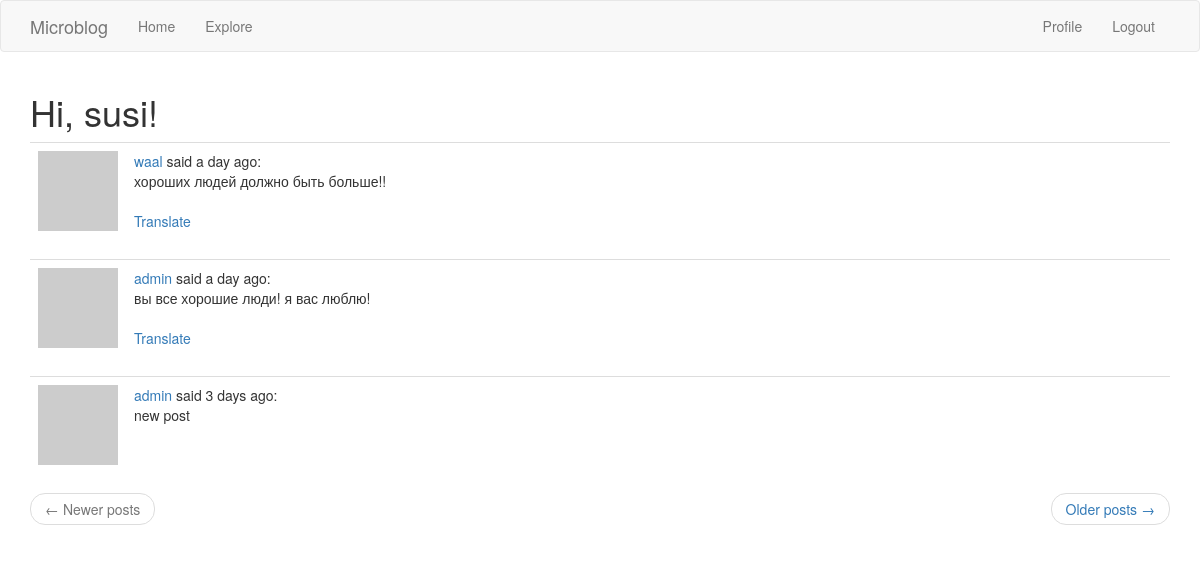
Screenshot of /explore (signed in) with the database file from the repository.
### app/models.py (models this page shows, shortened)
class User(db.Model, UserMixin):
    id = db.Column(db.Integer, primary_key=True)
    username = db.Column(db.String(64), index=True, unique=True)
    email = db.Column(db.String(120), index=True, unique=True)
    password_hash = db.Column(db.String(128))
    about_me = db.Column(db.String(256))
    last_seen = db.Column(db.DateTime, default=datetime.utcnow)
    posts = db.relationship('Post', backref='author', lazy='dynamic')
    """followers.c.follower_id «c» — это атрибут таблиц SQLAlchemy,
    которые не определены как модели. Для этих таблиц столбцы таблицы
    отображаются как субатрибуты этого атрибута «c»."""
    followed = db.relationship(
        'User', secondary=followers,
        primaryjoin=(followers.c.follower_id == id),
        secondaryjoin=(followers.c.followed_id == id),
        backref=db.backref('followers', lazy='dynamic'), lazy='dynamic')
    """ рассмотрим все аргументы вызова db.relationship() один за другим:

'User' — это правая сторона связи (левая сторона — это родительский класс).
Поскольку это самореферентное отношение, я должен использовать тот же класс
 с обеих сторон.

secondary кофигурирует таблицу ассоциаций, которая используется для этой
связи, которую я определил прямо над этим классом.

primaryjoin указывает условие, которое связывает объект левой стороны
(follower user) с таблицей ассоциаций. Условием объединения для левой
стороны связи является идентификатор пользователя, соответствующий полю
follower_id таблицы ассоциаций. Выражение followers.c.follower_id ссылается
на столбец follower_id таблицы ассоциаций.

secondaryjoin определяет условие, которое связывает объект правой стороны
 (followed user) с таблицей ассоциаций. Это условие похоже на primaryjoin,
  с той лишь разницей, что теперь я использую followed_id, который является
  другим внешним ключом в таблице ассоциаций.

backref определяет, как эта связь будет доступна из правой части объекта.
С левой стороны отношения пользователи называются followed, поэтому с
правой стороны я буду использовать имя followers, чтобы представить
всех пользователей левой стороны, которые связаны с целевым пользователем
в правой части. Дополнительный lazy аргумент указывает режим выполнения
этого запроса. Режим dynamic настройки запроса не позволяет запускаться
до тех пор, пока не будет выполнен конкретный запрос, что также связано
с тем, как установлено отношения «один ко многим».

-lazy похож на параметр с тем же именем в backref, но этот относится
к левой, а не к правой стороне.
"""
    def avatar(self, size=80):
        digest = md5(self.email.lower().encode('utf-8')).hexdigest()
        return 'https://www.gravatar.com/avatar/{}?d=identicon&s={}'.format(
            digest, size)

class Post(db.Model):
    id = db.Column(db.Integer, primary_key=True)
    body = db.Column(db.String(140))
    timestamp = db.Column(db.DateTime, index=True, default=datetime.utcnow)
    user_id = db.Column(db.Integer, db.ForeignKey('user.id'))
    language = db.Column(db.String(5))

### app/route.py (the view)
@app.route('/explore')
@login_required
def explore():
    page = request.args.get('page', default=1, type=int)
    posts = Post.query.order_by(Post.timestamp.desc()).paginate(
        page, app.config['POSTS_PER_PAGE'], False)
    next_url = url_for('explore', page=posts.next_num) \
        if posts.has_next else None
    prev_url = url_for('explore', page=posts.prev_num) \
        if posts.has_prev else None
    return render_template('index.html', title='Explore',
                           posts=posts.items,
                           next_url=next_url, prev_url=prev_url)

### app/models.py (called while the page is built)
@login.user_loader
def load_user(id):
    return User.query.get(int(id))

### app/route.py (called while the page is built)
@app.before_request
def before_request():
    if current_user.is_authenticated:
        current_user.last_seen = datetime.utcnow()
        db.session.commit()

### app/templates/index.html (shortened to what this page needs)
{% extends "base.html" %}
{% import 'bootstrap/wtf.html' as wtf %}
{% block app_content %}
    <h1>Hi, {{ current_user.username }}!</h1>
    {% for post in posts %}
        {% include '_post.html' %}
    {% endfor %}
    <nav aria-label="...">
        <ul class="pager">
            <li class="previous{% if not prev_url %} disabled{% endif %}">
                <a href="{{ prev_url or '#' }}">
                    <span aria-hidden="true">&larr;</span> Newer posts
                </a>
            </li>
            <li class="next{% if not next_url %} disabled{% endif %}">
                <a href="{{ next_url or '#' }}">
                    Older posts <span aria-hidden="true">&rarr;</span>
                </a>
            </li>
        </ul>
    </nav>
{% endblock %}

### app/templates/_post.html
    <table class="table table-hover">
        <tr>
            <td width="70px">
                <a href="{{ url_for('user', username=post.author.username) }}">
                    <img src="{{ post.author.avatar(70) }}" />
                </a>
            </td>
            <td>
                <a href="{{ url_for('user', username=post.author.username) }}">
                    {{ post.author.username }} </a>
                said {{ moment(post.timestamp).fromNow() }}:
                <br>
                {{ post.body }}
                {% if post.language and post.language != g.locale %}
                    <br><br>
                    <a href="#">{{ _('Translate') }}</a>
                {% endif %}
            </td>
        </tr>
    </table>

### rows the page displays
User: username "susi"
Post: author.username "waal", timestamp "a day ago", body "хороших людей должно быть больше!!"
Post: author.username "admin", timestamp "a day ago", body "вы все хорошие люди! я вас люблю!"
Post: author.username "admin", timestamp "3 days ago", body "new post"
